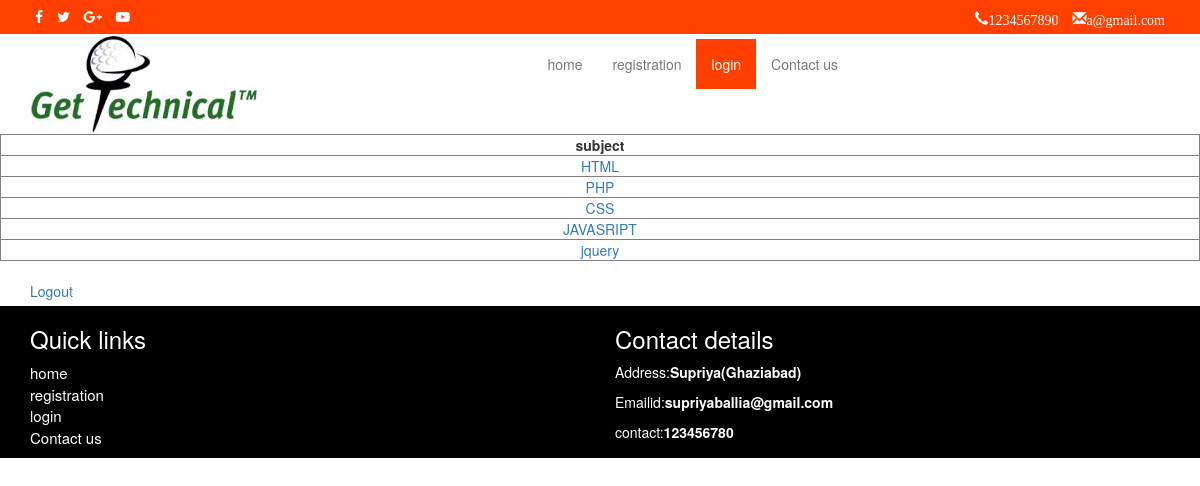
Screenshot of /subject.php (signed in) with the database file from the repository.
### tables this page shows
CREATE TABLE `sub` (
  `id` int(40) NOT NULL,
  `subject` varchar(200) DEFAULT NULL
);

### subject.php (the view, shortened to what this page needs)
<!doctype html>
<html lang="en">
<head>
	<link href="css/bootstrap.min.css" rel="stylesheet">
	<link href="anu.css" rel="stylesheet">
	<link rel="stylesheet" href="https://cdnjs.cloudflare.com/ajax/libs/font-awesome/4.7.0/css/font-awesome.min.css">
</head>
<body >
	<div class="container-fluid top_bar">
		<div class="container">
			<div class="row">
				<div class="col-sm-3">
				<a href="#"><i class="icons fa fa-facebook" style="color:white;"></i></a>
				<a href="#"><i class="icons fa fa-twitter" style="color:white;"></i></a>
				<a href="#"><i class="icons fa fa-google-plus" style="color:white;"></i></a>
				<a href="#"><i class="icons fa fa-youtube-play" style="color:white;"></i></a>
				</div>
				<div class="col-sm-9 text-right">
				<span class="contact glyphicon glyphicon-earphone">1234567890</span>
				<span class="contact glyphicon glyphicon-envelope">a@gmail.com</span>
				</div>
			</div>
		</div>
	</div>
<div class="container" style="background-color:white;">
	<div class="row">
		<div class="col-sm-5">
			<img src="image1\a.jpg" width="50%" height="100px">
		</div>
		<div class="col-sm-7  menu ">
			<nav class="navbar navbar-default">
			<div class="collapse navbar-collapse" id= "mynavbar">
			<ul class="nav navbar-nav pull-right">
				<li ><a href="#">home</a></li>
				<li ><a href="registration.php">registration</a></li>
				<li class="active"><a href="login.php">login</a></li>
				<li><a href="#">Contact us</a></li>
			</ul>
			</div>
			</nav>
		</div>
	</div>
</div>
</body>
</html><?php
$con=mysqli_connect("localhost","root","","anuradha");
$query=mysqli_query($con,"select * from sub");
?>
<table border="1" width="100%">
<tr>
<th><center><?php echo "subject" ?></center></th>
</tr>
<?php
while($row = mysqli_fetch_assoc($query)){
	?>
	<tr>
	<td align="center"><a href="form.php?form=<?php echo $row['id']; ?>"><?php echo $row['subject'] ?></a></td>
</tr>
<?php } ?>
</table>
<div class="container">
<br><a href="logout.php">Logout</a>
</div>
<div class="container-fluid footer">
	<div class="container">
		<div class="row">
			<div class="col-sm-6">
				<h3>Quick links</h3>
				<ul>
				<li class="active"><a href="anu.html">home</a></li>
				<li><a href="registration.php">registration</a></li>
				<li><a href="login.php">login</a></li>
				<li><a href="#">Contact us</a></li>
			</ul>
			</div>
			<div class="col-sm-6">
				<h3>Contact details</h3>
				<p>Address:<strong>Supriya(Ghaziabad)</strong></p>
				<p>Emailid:<strong>supriyaballia@gmail.com</strong></p>
				<p>contact:<strong>123456780</strong></p>
			</div>
		</div>
	</div>
</div>

### anu.css (style rules this page uses)
.top_bar { background:#ff4000; padding:5px; }
.icons { padding:5px; }
.contact { color:white; padding:5px; font-size:14px; }
.menu { color:black; margin-top:5px; }
.menu .navbar-default { background:none; border:none; }
.menu .navbar-nav .active a,.menu .navbar-nav .active a:hover { background:#ff4000; color:white; }
@media (max-width:1200px) { .menu .pull-right { float:none!important; } }
.footer { background-color:black; color:white; margin-top:5px; }
.footer ul { list-style:none; padding:0px; }
.footer ul li a { color:white; font-size:15px; }

### rows the page displays
sub: subject "HTML"
sub: subject "PHP"
sub: subject "CSS"
sub: subject "JAVASRIPT"
sub: subject "jquery"
